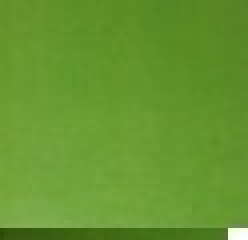
//> input picture Color Detector/Input samples/bomba_kitabi.jpg, 62 x 60 px (shown 4 times larger)
$ ./ConnectedComponentLabeling '../Color Detector/Input samples/bomba_kitabi.jpg'   (built with g++ and OpenCV 4)
//> lines starting //> are read from the running program, lines starting //| are printed output that depends on the picture; after the words box and inside, x2 and y2 are one past the last pixel; in counts of white or black regions, pixels touching at a corner belong together
#include <opencv2/core/core.hpp>
#include <opencv2/highgui/highgui.hpp>
#include <iostream>


using namespace cv;
using namespace std;
void convertPictureToGrayScale(Mat& image,Mat& im);
int performK_Mean(Mat& im);
void tresholdImage(Mat& im,int t);
void findRegions(Mat& im);
const int CON_ARRAY_SIZE= 5000;
int main( int argc, char** argv )
{
    if( argc != 2)
    {
     cout <<" Usage: display_image ImageToLoadAndDisplay" << endl;
     return -1;
    }

    Mat image;
    image = imread(argv[1], CV_LOAD_IMAGE_COLOR);	// Read the file
//> image is the input picture: 60 rows x 62 cols, CV_8UC3; mean B, G, R 48, 150.2, 101.4
	Mat im(image.rows,image.cols,CV_8UC1);
	convertPictureToGrayScale(image,im);
	int treshold=performK_Mean(im);
	cout<<"treshold value is :"<<treshold<<endl;
	tresholdImage(im,treshold);

	findRegions(im);

    if(! image.data )                              // Check for invalid input
    {
        cout <<  "Could not open or find the image" << std::endl ;
        return -1;
    }

    namedWindow( "Display window", WINDOW_AUTOSIZE );// Create a window for display.
    imshow( "Display window", im);                   // Show our image inside it.

    waitKey(0);											 // Wait for a keystroke in the window
    return 0;
}
//Performs K_Mean algorithm in order to cluster pixels into two groups foreground and background
//In initial state we manually give mean values of background and foreground pixels.
//In each while loop iteration treshold value is calculated average of mean background and foregrounds.
//In each iteration background and foreground means are also calculated. Pixel values below the threshold counted as background above the threshold are counted as foreground.
//While iterates until T value remains unchanged.
int performK_Mean(Mat& im)
{
	int m_b=40;
	int m_f=200;
	double tPrev=0,t=0;
	int totalBack=0,totalForeground=0;
	int counterBack=0,counterFore=0;

	do
	{
	tPrev=t;
	t=(m_b+m_f)/2;
	counterFore=0,totalForeground=0;
	counterBack=0,totalBack=0;

	for (int i = 0; i < im.rows; i++)
		{
			 for (int j = 0; j < im.cols; j++)
				 if(im.at<uchar>(i,j)>t)
				 {
					 totalForeground=totalForeground+im.at<uchar>(i,j);
					 counterFore++;
				 }
				 else
				 {
					 totalBack=totalBack+im.at<uchar>(i,j);
					 counterBack++;
				 }

		}
		m_f=(int)totalForeground/counterFore;
		m_b=totalBack/counterBack;
	}
	while((t-tPrev)>0.5||(t-tPrev)<-0.5);

	return (int)t;
}

void convertPictureToGrayScale(Mat& image,Mat& im)
{
	for (int i = 0; i < image.rows; i++)
	{
		 for (int j = 0; j < image.cols; j++)
		 {
				im.at<uchar>(i,j)=image.at<cv::Vec3b>(i,j)[0]*0.11+image.at<cv::Vec3b>(i,j)[1]*0.58+image.at<cv::Vec3b>(i,j)[2]*0.289;
		 }
	}
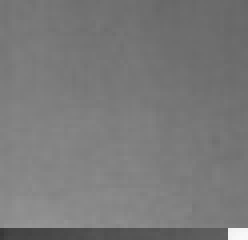
//> im: 60 rows x 62 cols, CV_8UC1 (shown 4 times larger); min 55, max 249, mean 121.1
//> the loop in performK_Mean, `do` made 3 passes
//> (totalForeground, counterFore, totalBack, counterBack, m_b) on pass 1: (260761, 2008, 189892, 1712, 110)
//> (t, totalForeground, counterFore, totalBack, counterBack, m_b) on pass 2: (119, 282001, 2185, 168652, 1535, 109)
//> after the loop in performK_Mean, `do`: counterFore = 2185; totalForeground = 282001; counterBack = 1535; totalBack = 168652
//> in main, `int treshold=performK_Mean(im);`: treshold = 119
//| treshold value is :119
}
//A function that allocate 0's as pixel value to cells which pixel values are below the treshold. 255 otherwise.
void tresholdImage(Mat& im, int t)
{
//> called with t = 119
	for (int i = 0; i < im.rows; i++)
	{
		 for (int j = 0; j < im.cols; j++)
		 {
			 if(im.at<uchar>(i,j)<t)
			 {
				 im.at<uchar>(i,j)=0;
			 }
			 else
			 {
				 im.at<uchar>(i,j)=1;
			 }
		 }
	}
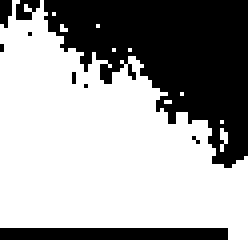
//> im: 60 rows x 62 cols, CV_8UC1 (shown 4 times larger); values 0 (black) and 1 (white), 62.6% white; 9 black regions (6 under 20 px), largest, box (x1, y1, x2, y2) and area: (11, 0, 62, 42) 1175, (0, 57, 57, 60) 171, (4, 0, 10, 5) 21
}
//The method that detect regions in a matrix
//array of im holds area information with demonstrating them with different shade of gray.
void findRegions(Mat& im)
{
	int regionCounter=0;

	Mat label(im.rows,im.cols,CV_32S);
	int connectivityArray[CON_ARRAY_SIZE];
	for(int i=0;i<CON_ARRAY_SIZE;i++)
	{
		connectivityArray[i]=-1;
	}
	//first pass
	for(int i=0;i<im.rows;i++)
	{
		for(int j=0;j<im.cols;j++)
		{
			if(im.at<uchar>(i,j)==0)// If the pixel does not belong to object
			{
				label.at<int>(i,j)=-1;
				continue;
			}
			else
			{
				if(i-1<0&& j-1<0)// upper left
				{
					//corner case
					label.at<int>(0,0)=regionCounter;
					connectivityArray[regionCounter]=regionCounter;
					regionCounter++;
				}
				else if(i-1<0)//upper line
				{
					if(im.at<uchar>(i,j-1)==1)
					{
						label.at<int>(i,j)=label.at<int>(i,j-1);
					}
					else
					{
						label.at<int>(i,j)=regionCounter;
						connectivityArray[regionCounter]=regionCounter;
						regionCounter++;
					}
				}
				else if(j-1<0) // leftmost column
				{
					if(im.at<uchar>(i-1,j)==1)
					{
						label.at<int>(i,j)=label.at<int>(i-1,j);
					}
					else
					{
						label.at<int>(i,j)=regionCounter;
						connectivityArray[regionCounter]=regionCounter;
						regionCounter++;
					}
				}
				else//not corner case
				{
					if(im.at<uchar>(i-1,j)==1&&im.at<uchar>(i,j-1)==1)//both neightboor are part of the object (binary=1)
					{
						if(label.at<int>(i-1,j)<label.at<int>(i,j-1))
						{
							label.at<int>(i,j)=label.at<int>(i-1,j);
							connectivityArray[label.at<int>(i,j-1)]=label.at<int>(i-1,j);
						}
						else if(label.at<int>(i-1,j)>label.at<int>(i,j-1))
						{
							label.at<int>(i,j)=label.at<int>(i,j-1);
							connectivityArray[label.at<int>(i-1,j)]=label.at<int>(i,j-1);
						}
						else
						{
							label.at<int>(i,j)=label.at<int>(i-1,j);
						}
					}

					else if(im.at<uchar>(i-1,j)==1&&im.at<uchar>(i,j-1)==0)// only upper neightboor is part of the object
					{
						label.at<int>(i,j)=label.at<int>(i-1,j);
					}

					else if(im.at<uchar>(i-1,j)==0&&im.at<uchar>(i,j-1)==1)// only left neightboor is part of the object
					{
						label.at<int>(i,j)=label.at<int>(i,j-1);
					}
					else// unconnected pixel
					{
						label.at<int>(i,j)=regionCounter;
						connectivityArray[regionCounter]=regionCounter;
						regionCounter++;
					}

				}
			}
		}
	}
//> this loop made 60 passes
//> regionCounter on passes 1 to 12: 2, 3, 4, 6, 7, 7, 10, 10, 10, 10, 10, 10
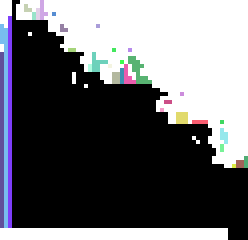
//> label: 60 rows x 62 cols, CV_32SC1 (shown 4 times larger); 34 distinct labels, from -1 to 32; one colour per label, 0 black, -1 white
//> after the loop, connectivityArray = 5000 values, max 29 at index 29, min -1 at index 33, mean -0.949; regionCounter = 33
	int counter=0;
	for(int i=0;i<CON_ARRAY_SIZE;i++)
	{
		if(connectivityArray[i]==i)
		{
			counter++;
		}
	}
//> after the loop, counter = 14
	for(int i=0;connectivityArray[i]!=-1;i++)
	{
		connectivityArray[i]=connectivityArray[connectivityArray[i]];
	}
//> this loop made 33 passes

	//second iteration
	for(int i=0;i<im.rows;i++)
	{
		for(int j=0;j<im.cols;j++)
		{
			if(label.at<int>(i,j)!=-1)
			{
				label.at<int>(i,j)=connectivityArray[label.at<int>(i,j)];
			}
		}
	}
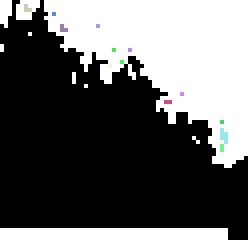
//> label: 60 rows x 62 cols, CV_32SC1 (shown 4 times larger); 15 distinct labels, from -1 to 29; one colour per label, 0 black, -1 white

	for(int i=0;i<im.rows;i++)
	{
		for(int j=0;j<im.cols;j++)
		{
			im.at<uchar>(i,j)=10*(uchar)label.at<int>(i,j);

		}
	}


}
